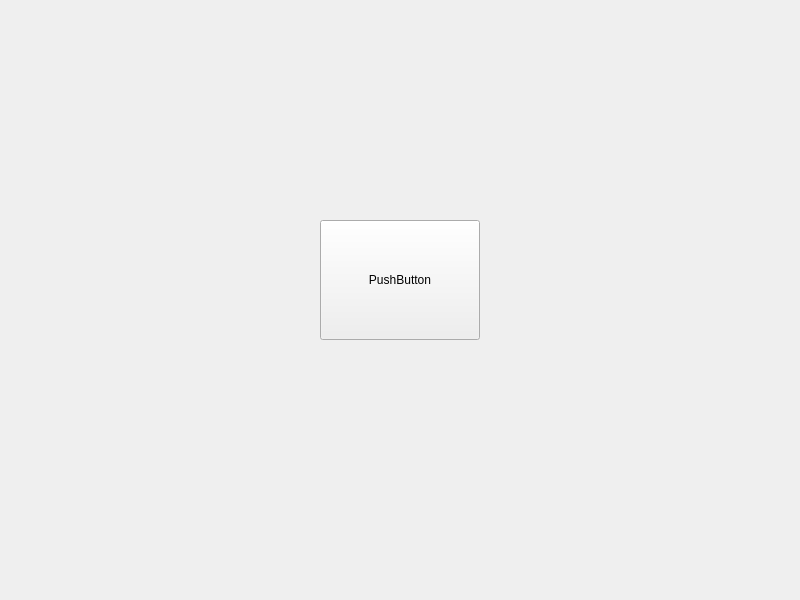
<?xml version="1.0" encoding="UTF-8"?>
<ui version="4.0">
 <class>Widget</class>
 <widget class="QWidget" name="Widget">
  <property name="geometry">
   <rect>
    <x>0</x>
    <y>0</y>
    <width>800</width>
    <height>600</height>
   </rect>
  </property>
  <property name="cursor">
   <cursorShape>ArrowCursor</cursorShape>
  </property>
  <property name="windowTitle">
   <string>Widget</string>
  </property>
  <widget class="QPushButton" name="pushButton">
   <property name="geometry">
    <rect>
     <x>320</x>
     <y>220</y>
     <width>160</width>
     <height>120</height>
    </rect>
   </property>
   <property name="cursor">
    <cursorShape>ArrowCursor</cursorShape>
   </property>
   <property name="text">
    <string>PushButton</string>
   </property>
  </widget>
 </widget>
 <resources/>
 <connections/>
</ui>
